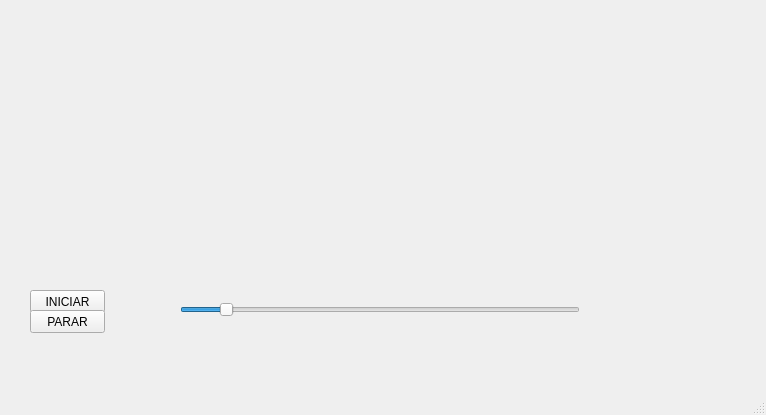
<?xml version="1.0" encoding="UTF-8"?>
<ui version="4.0">
 <class>MainWindow</class>
 <widget class="QMainWindow" name="MainWindow">
  <property name="geometry">
   <rect>
    <x>0</x>
    <y>0</y>
    <width>766</width>
    <height>415</height>
   </rect>
  </property>
  <property name="palette">
   <palette>
    <active>
     <colorrole role="Button">
      <brush brushstyle="SolidPattern">
       <color alpha="255">
        <red>240</red>
        <green>240</green>
        <blue>240</blue>
       </color>
      </brush>
     </colorrole>
    </active>
    <inactive>
     <colorrole role="Button">
      <brush brushstyle="SolidPattern">
       <color alpha="255">
        <red>240</red>
        <green>240</green>
        <blue>240</blue>
       </color>
      </brush>
     </colorrole>
    </inactive>
    <disabled>
     <colorrole role="Button">
      <brush brushstyle="SolidPattern">
       <color alpha="255">
        <red>240</red>
        <green>240</green>
        <blue>240</blue>
       </color>
      </brush>
     </colorrole>
    </disabled>
   </palette>
  </property>
  <property name="windowTitle">
   <string>Prototipo - Izq Der</string>
  </property>
  <property name="styleSheet">
   <string notr="true">QLabel { background: lightgray }</string>
  </property>
  <widget class="QWidget" name="centralWidget">
   <widget class="QPushButton" name="b_inicio">
    <property name="geometry">
     <rect>
      <x>30</x>
      <y>290</y>
      <width>75</width>
      <height>23</height>
     </rect>
    </property>
    <property name="text">
     <string>INICIAR</string>
    </property>
   </widget>
   <widget class="QPushButton" name="b_parada">
    <property name="geometry">
     <rect>
      <x>30</x>
      <y>310</y>
      <width>75</width>
      <height>23</height>
     </rect>
    </property>
    <property name="text">
     <string>PARAR</string>
    </property>
   </widget>
   <widget class="QSlider" name="horizontalSlider">
    <property name="geometry">
     <rect>
      <x>180</x>
      <y>300</y>
      <width>400</width>
      <height>20</height>
     </rect>
    </property>
    <property name="value">
     <number>10</number>
    </property>
    <property name="sliderPosition">
     <number>10</number>
    </property>
    <property name="orientation">
     <enum>Qt::Horizontal</enum>
    </property>
   </widget>
   <widget class="QLabel" name="label">
    <property name="geometry">
     <rect>
      <x>180</x>
      <y>80</y>
      <width>140</width>
      <height>140</height>
     </rect>
    </property>
    <property name="styleSheet">
     <string notr="true">background-color: rgba(255, 255, 255, 0)</string>
    </property>
    <property name="text">
     <string/>
    </property>
    <property name="pixmap">
     <pixmap resource="imagenes.qrc">:/Left.png</pixmap>
    </property>
    <property name="scaledContents">
     <bool>true</bool>
    </property>
   </widget>
   <widget class="QLabel" name="label_2">
    <property name="geometry">
     <rect>
      <x>440</x>
      <y>80</y>
      <width>140</width>
      <height>140</height>
     </rect>
    </property>
    <property name="styleSheet">
     <string notr="true">background-color: rgba(255, 255, 255, 0)</string>
    </property>
    <property name="text">
     <string/>
    </property>
    <property name="pixmap">
     <pixmap resource="imagenes.qrc">:/Right_Off.png</pixmap>
    </property>
    <property name="scaledContents">
     <bool>true</bool>
    </property>
   </widget>
  </widget>
  <widget class="QStatusBar" name="statusBar"/>
 </widget>
 <layoutdefault spacing="6" margin="11"/>
 <tabstops>
  <tabstop>b_inicio</tabstop>
  <tabstop>b_parada</tabstop>
 </tabstops>
 <resources>
  <include location="imagenes.qrc"/>
 </resources>
 <connections/>
</ui>
